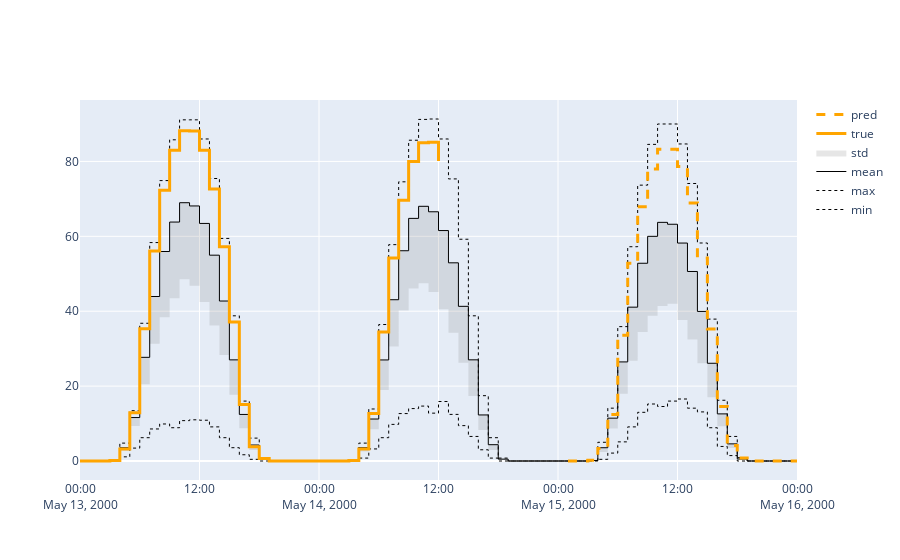

Notebook source saved alongside this figure:
### Code cell
import plotly.graph_objects as go

fig = go.Figure()

# Stats
alpha_stats = 0.2
fig.add_trace(
    go.Scatter(
        x=plot_df['utc_time'],
        y=plot_df['min'],
        mode='lines',
        line=dict(color="black", width=1, dash="dot", shape='hv'),
        name='min'
    )
)

fig.add_trace(
    go.Scatter(
        x=plot_df['utc_time'],
        y=plot_df['max'],
        mode='lines',
        line=dict(color="black", width=1, dash="dot", shape='hv'),
        name='max'
    )
)
fig.add_trace(
    go.Scatter(
        x=plot_df['utc_time'],
        y=plot_df['mean'],
        mode='lines',
        line=dict(color="black", width=1, shape='hv'),
        name='mean'
    )
)
fig.add_trace(
    go.Scatter(
        x=plot_df['utc_time'],
        y=plot_df['mean'] - plot_df['std'],
        mode='lines',
        fill='tonexty',
        fillcolor='rgba(128,128,128,0.2)',
        line=dict(width=0, shape='hv'),
        name='std'
    )
)
fig.add_trace(
    go.Scatter(
        x=plot_df['utc_time'][:37],  # Assuming 37 is the index where current production data ends
        y=plot_df['cap_fac'][:37],
        mode='lines',
        line=dict(color="orange", width=3, shape='hv'),
        name='true'
    )
)
fig.add_trace(
    go.Scatter(
        x=plot_df['utc_time'][-24:],  # Assuming you're taking the last 24 hours for prediction
        y=plot_df['pred'][-24:],
        mode='lines', # mode='lines',
        line=dict(color="orange", width=3, dash="dash", shape='hv'),
        name='pred'
    )
)



fig.show()
